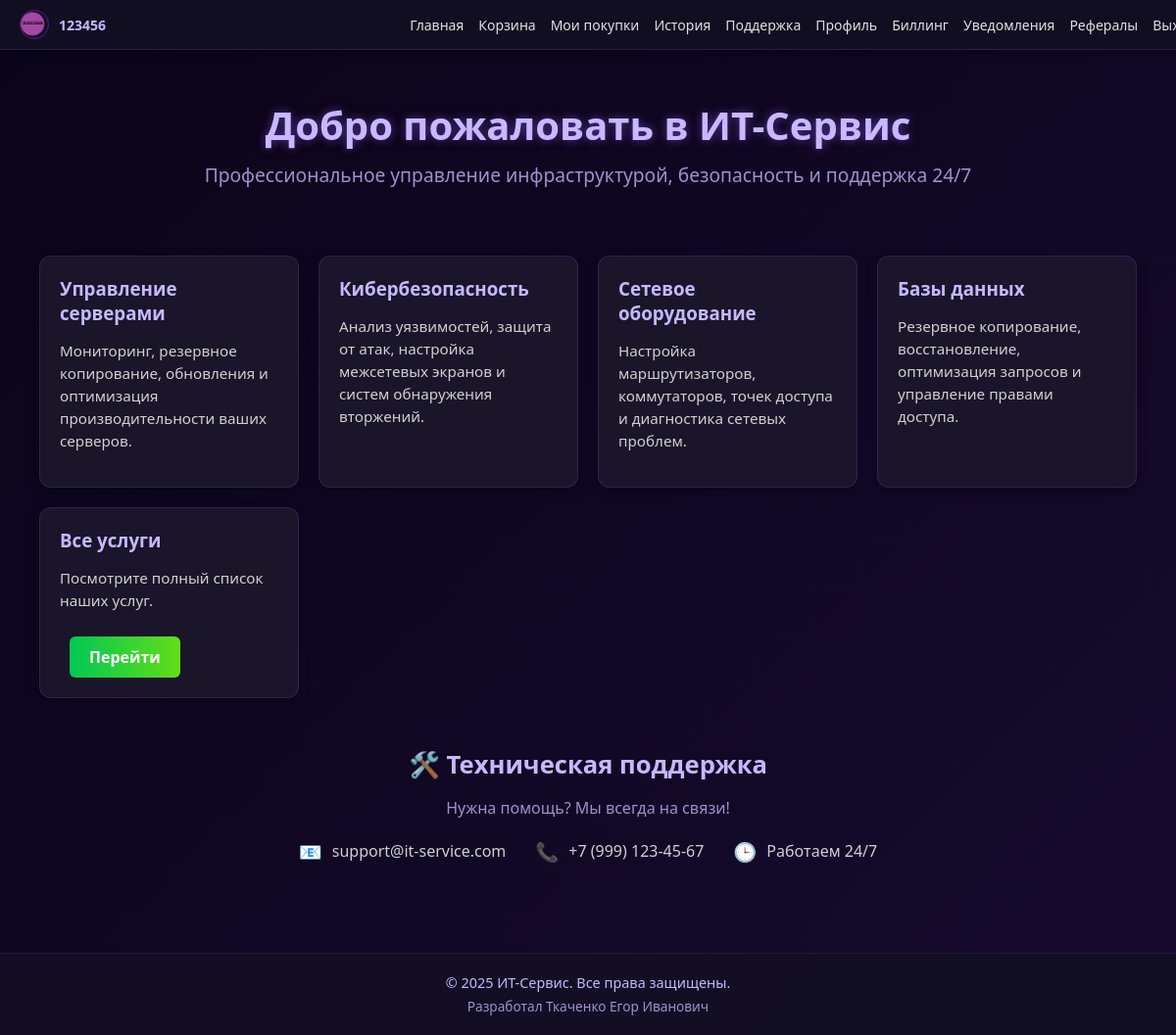
/pages/user_dashboard.php (signed in), run on the app's committed database.
### tables this page shows
CREATE TABLE `services` (
  `id` int(11) NOT NULL AUTO_INCREMENT,
  `name` varchar(255) NOT NULL,
  `price` int(11) NOT NULL,
  `description` text DEFAULT NULL,
  `sort_order` int(11) DEFAULT 0,
  PRIMARY KEY (`id`)
);

### pages/user_dashboard.php (the view, shortened to what this page needs)
<?php
require_once '../auth.php';
require_once '../config.php';
try {
    $pdo = new PDO("mysql:host=$host;dbname=$dbname;charset=utf8", $username, $password);
    $pdo->setAttribute(PDO::ATTR_ERRMODE, PDO::ERRMODE_EXCEPTION);
} catch (PDOException $e) {
    die("Ошибка подключения к БД: " . htmlspecialchars($e->getMessage()));
}
$stmt = $pdo->query("SELECT * FROM services WHERE id IN (9, 10, 11, 12)");
$services = $stmt->fetchAll(PDO::FETCH_ASSOC);
?>
<!DOCTYPE html>
<html lang="ru">
<head>
    <link rel="stylesheet" href="../css/guest.css">
    <link rel="stylesheet" href="../css/userbar.css">
</head>
<body>
    <div class="user-panel">
<img src="../<?= htmlspecialchars($_SESSION['avatar'] ?? '../imang/default.png') ?>" alt="Аватарка">
        <div class="user-info">
            <strong><?= htmlspecialchars($_SESSION['username']) ?></strong>
        </div>
        <div class="user-menu">
    <a href="user_dashboard.php">Главная</a>
    <a href="cart.php">Корзина</a>
    <a href="purchased.php">Мои покупки</a>
    <a href="history.php">История</a>
    <a href="support.php">Поддержка</a>
    <a href="edit_profile.php">Профиль</a>
    <a href="billing.php">Биллинг</a>
    <a href="notifications.php">Уведомления</a>
    <a href="referral.php">Рефералы</a>
    <a href="../logout.php">Выход</a>
</div>
    </div>
    <div class="content-wrapper">
        <div class="header">
            <h1>Добро пожаловать в ИТ-Сервис</h1>
            <p>Профессиональное управление инфраструктурой, безопасность и поддержка 24/7</p>
        </div>
        <div class="services-grid">
            <?php foreach ($services as $service): ?>
                <div class="service-card">
                    <h3><?= htmlspecialchars($service['name']) ?></h3>
                    <p><?= htmlspecialchars($service['description']) ?></p>
                </div>
            <?php endforeach; ?>
            <div class="service-card">
                <h3>Все услуги</h3>
                <p>Посмотрите полный список наших услуг.</p>
                <a href="services.php" class="btn" style="background: linear-gradient(to right, #00c853, #64dd17); color: white; text-decoration: none; margin-top: 10px; display: inline-block; padding: 10px 20px; border-radius: 6px;">Перейти</a>
            </div>
        </div>
        <div class="support-section">
            <h2>🛠️ Техническая поддержка</h2>
            <p>Нужна помощь? Мы всегда на связи!</p>
            <div class="support-info">
                <div class="contact-item"><span class="icon">📧</span> support@it-service.com</div>
                <div class="contact-item"><span class="icon">📞</span> +7 (999) 123-45-67</div>
                <div class="contact-item"><span class="icon">🕒</span> Работаем 24/7</div>
            </div>
        </div>
    </div>
    <?php include '../footer.php'; ?>
</body>
</html>

### css/guest.css (style rules this page uses)
body { background: linear-gradient(135deg, #0a0418, #160b2e); color: #e0e0e0; font-family: 'Segoe UI', Tahoma, Geneva, Verdana, sans-serif; margin: 0; padding: 0; min-height: 100vh; display: flex; flex-direction: column; }
.header { text-align: center; padding: 40px 20px 20px; }
.header h1 { font-size: 2.5rem; color: #c7b8ff; margin: 0; text-shadow: 0 0 10px rgba(150, 100, 255, 0.5); }
.header p { font-size: 1.2rem; margin-top: 10px; color: #a090cc; }
.services-grid { display: grid; grid-template-columns: repeat(auto-fit, minmax(250px, 1fr)); gap: 20px; max-width: 1200px; margin: 30px auto; padding: 0 20px; }
.service-card { background: rgba(30, 25, 45, 0.8); border: 1px solid rgba(100, 60, 180, 0.3); border-radius: 12px; padding: 20px; box-shadow: 0 4px 12px rgba(0, 0, 0, 0.3); transition: transform 0.3s ease; }
.service-card h3 { color: #c7b8ff; margin-top: 0; margin-bottom: 10px; }
.service-card p { font-size: 0.95rem; color: #d0d0d0; line-height: 1.5; }
.support-section { max-width: 900px; margin: 30px auto; padding: 20px; text-align: center; }
.support-section h2 { color: #c7b8ff; margin-top: 0; margin-bottom: 10px; font-size: 1.6rem; }
.support-section p { color: #a090cc; margin-bottom: 20px; }
.support-info { display: flex; justify-content: center; gap: 30px; flex-wrap: wrap; margin-top: 20px; }
.contact-item { display: flex; align-items: center; gap: 10px; font-size: 1rem; color: #d0d0d0; }
.contact-item .icon { font-size: 1.2rem; color: #c7b8ff; }
.btn { display: inline-block; padding: 12px 30px; margin: 0 10px; border-radius: 6px; text-decoration: none; font-weight: bold; font-size: 16px; transition: all 0.3s ease; }

### css/userbar.css (style rules this page uses)
.user-panel { position: fixed; top: 0; left: 0; width: 100%; background: rgba(20, 15, 35, 0.95); padding: 10px 20px; display: flex; align-items: center; gap: 10px; z-index: 1000; border-bottom: 1px solid rgba(100, 60, 180, 0.3); box-shadow: 0 2px 8px rgba(0, 0, 0, 0.4); }
.user-panel img { width: 28px; height: 28px; border-radius: 50%; object-fit: cover; border: 1px solid #5a1a8f; }
.user-panel .user-info { font-size: 14px; color: #e0e0e0; }
.user-panel .user-info strong { color: #c7b8ff; }
.user-panel .user-menu { margin-left: auto; display: flex; gap: 15px; }
.user-panel .user-menu a { color: #e0e0e0; text-decoration: none; font-size: 14px; transition: color 0.2s ease; }
.content-wrapper { margin-top: 60px; padding: 0 20px; }

### data on the page
services: name "Управление серверами", description "Мониторинг, резервное копирование, обновления и оптимизация производительности ваших серверов."
services: name "Кибербезопасность", description "Анализ уязвимостей, защита от атак, настройка межсетевых экранов и систем обнаружения вторжений."
services: name "Сетевое оборудование", description "Настройка маршрутизаторов, коммутаторов, точек доступа и диагностика сетевых проблем."
services: name "Базы данных", description "Резервное копирование, восстановление, оптимизация запросов и управление правами доступа."

### other printed values
$_SESSION['username'] "123456"
